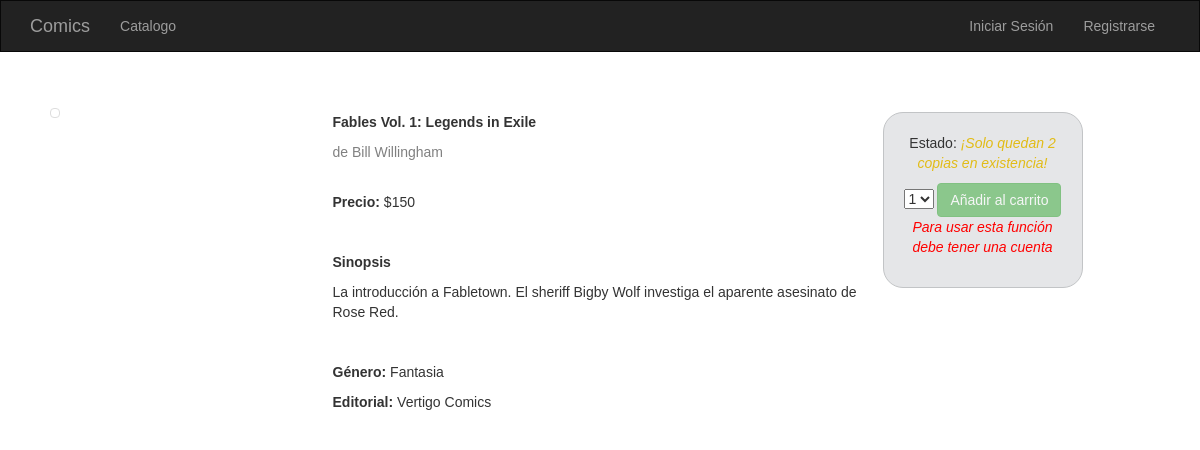
The page /php/comic.php?id=1 on the database its author committed.
### tables this page shows
CREATE TABLE `comics` (
  `id_comic` int(11) NOT NULL AUTO_INCREMENT,
  `titulo` varchar(255) NOT NULL,
  `descripcion` varchar(2550) NOT NULL,
  `imagen` varchar(255) NOT NULL,
  `precio` varchar(45) NOT NULL,
  `cantidad_en_almacen` varchar(45) NOT NULL,
  `editorial` int(11) NOT NULL,
  `autor` int(11) NOT NULL,
  `genero` int(11) NOT NULL,
  PRIMARY KEY (`id_comic`),
  UNIQUE KEY `id_comic_UNIQUE` (`id_comic`),
  KEY `autor_id_idx` (`autor`),
  KEY `editorial_id_idx` (`editorial`),
  KEY `genero_id_idx` (`genero`),
  CONSTRAINT `autor_id` FOREIGN KEY (`autor`) REFERENCES `autor` (`id_autor`) ON DELETE NO ACTION ON UPDATE NO ACTION,
  CONSTRAINT `editorial_id` FOREIGN KEY (`editorial`) REFERENCES `editorial` (`id_editorial`) ON DELETE NO ACTION ON UPDATE NO ACTION,
  CONSTRAINT `genero_id` FOREIGN KEY (`genero`) REFERENCES `editorial` (`id_editorial`) ON DELETE NO ACTION ON UPDATE NO ACTION
);

CREATE TABLE `autor` (
  `id_autor` int(11) NOT NULL AUTO_INCREMENT,
  `nombre` varchar(245) NOT NULL,
  PRIMARY KEY (`id_autor`)
);

CREATE TABLE `genero` (
  `id_genero` int(11) NOT NULL AUTO_INCREMENT,
  `nombre_genero` varchar(255) NOT NULL,
  PRIMARY KEY (`id_genero`)
);

CREATE TABLE `editorial` (
  `id_editorial` int(11) NOT NULL AUTO_INCREMENT,
  `nombre_editorial` varchar(255) NOT NULL,
  PRIMARY KEY (`id_editorial`)
);

### php/comic.php (the view, shortened to what this page needs)
<?php
    include('conexion.php');
    $comicID = $_GET['id'];
    $onStock = true;
    $comics = mysqli_query($con, "SELECT c.id_comic, c.descripcion, c.titulo, c.precio, c.cantidad_en_almacen, c.imagen, a.nombre, g.nombre_genero, e.nombre_editorial FROM comics c, autor a, editorial e, genero g WHERE c.autor = a.id_autor AND e.id_editorial = c.editorial AND g.id_genero=c.genero AND c.id_comic=$comicID");
    $result = mysqli_fetch_array($comics);
    if (isset($_SESSION['userID']) && $_SESSION['userID'] != "" ){
        $userID = $_SESSION['userID'];
        $user = mysqli_query($con, "SELECT u.esAdmin FROM usuarios u WHERE u.id_usuario=$userID");
        $user = mysqli_fetch_array($user);
    } else {
        $user['esAdmin'] = 0;
    }
?>
<!DOCTYPE html>
<html lang="en">
<head>
    <link rel="stylesheet" href="https://maxcdn.bootstrapcdn.com/bootstrap/3.3.7/css/bootstrap.min.css">
    <link rel="stylesheet" href="../css/index.css">
    <link rel="stylesheet" href="../css/comic.css">
</head>
<body>
<nav class="navbar navbar-inverse">
        <div class="container">
            <div class="navbar-header">
            <a class="navbar-brand" href="../index.php">Comics</a>
            </div>
            <div class="collapse navbar-collapse" id="bs-example-navbar-collapse-1">
                <ul class="nav navbar-nav">
                    <li><a href="./catalogo.php">Catalogo</a></li>
                </ul>
                <ul class="nav navbar-nav navbar-right">
                    <?php if (isset($_SESSION['userID']) && $_SESSION['userID'] != "") { ?>
                        <?php if ($user['esAdmin']) { ?>
                            <li><a href="./admin.php?method=Añadir">Añadir comic</a></li>
                            <li class="dropdown">
                                <a href="#" class="dropdown-toggle" data-toggle="dropdown" role="button" aria-haspopup="true" aria-expanded="false">Admin<span class="caret"></span></a>
                                <ul class="dropdown-menu">
                                    <li><a href="./historial.php">Historial de compras</a></li>
                                    <li role="separator" class="divider"></li>
                                    <li><a href="./cerrar-sesion.php">Cerrar Sesión</a></li>
                                </ul>
                            </li>
                        <?php } else {?>
                            <li><a href="./carrito.php">Carrito</a></li>
                            <li class="dropdown">
                                <a href="#" class="dropdown-toggle" data-toggle="dropdown" role="button" aria-haspopup="true" aria-expanded="false">Mi cuenta<span class="caret"></span></a>
                                <ul class="dropdown-menu">
                                    <li><a href="./cuenta.php">Mi cuenta</a></li>
                                    <li role="separator" class="divider"></li>
                                    <li><a href="./cerrar-sesion.php">Cerrar Sesión</a></li>
                                </ul>
                            </li>
                        <?php }
                        }  else { ?>
                        <li><a href="./iniciar-sesion.php">Iniciar Sesión</a></li>
                        <li><a href="./registro.php">Registrarse</a></li>
                    <?php }?>
                </ul>
            </div>
        </div>
    </nav>
    <div class="container-comic">
        <div class="row">
            <div class="col-xs-11 col-sm-5 col-lg-3 col-md-3">
                <img class="img-thumbnail comic-info-img" src="<?php echo $result['imagen']?>" alt="">
            </div>
            <div class="col-xs-11 col-sm-4 col-lg-6 col-md-5 comic-info" >
                <div class="title">
                    <p class="comic-title"><?php echo $result['titulo']?></p>
                    <p class="comic-author">de <?php echo $result['nombre']?></p>
                </div>
                <div class="price">
                 <p><strong>Precio:</strong> $<?php echo $result['precio']?></p>
                </div>
                <div class="description">
                    <p><strong>Sinopsis</strong></p>
                    <p><?php echo $result['descripcion']?></p>
                </div>
                <div class="publisher">
                    <p class="genre"><strong>Género:</strong> <?php echo $result['nombre_genero']?></p>
                    <p class="editorial"><strong>Editorial:</strong> <?php echo $result['nombre_editorial']?></p>
                </div>
            </div>
            <?php if (!$user['esAdmin']) { ?>
                <div class="col-xs-12 col-sm-3 col-lg-3 col-md-2 cart-button">
                    <?php if ($result['cantidad_en_almacen'] == 0) { $onStock=false?>
                        <p>Estado: <span class="not-available">No Disponible</span></p>
                    <?php } else if ($result['cantidad_en_almacen'] < 6) {?>
                        <p>Estado: <span class="warning">¡Solo quedan <?php echo $result['cantidad_en_almacen']?> copias en existencia!</span></p>
                    <?php } else { ?>
                        <p>Estado: <span class="available">Disponible!</span></p>
                    <?php } ?>
                    <form action="./carrito.php" method="POST">
                        <?php if ($result['cantidad_en_almacen']) {?>
                            <select name="quantity" id="quantity">
                                <?php for($i = 1; $i <= $result['cantidad_en_almacen']; $i++) { ?>
                                        <option value="<?php echo $i ?>"><?php echo $i ?></option>
                                <?php } ?>
                            </select>
                        <?php } ?>
                        <?php if (isset($_SESSION['userID']) && $_SESSION['userID'] != "" ) { ?>
                            <button class="btn btn-success" <?php if (!$onStock) echo "disabled"?>>Añadir al carrito</button>
                        <?php } else { ?>
                            <button class="btn btn-success" disabled>Añadir al carrito</button>
                            <p class="not-available">Para usar esta función debe tener una cuenta</p>
                        <?php } ?>
                    </form>
                </div>
            <?php } ?>
        </div>
    </div>
</body>
</html>

### css/index.css (style rules this page uses)
.navbar { border-radius: 0; margin:0; }
* { box-sizing: border-box }
body { font-family: Verdana, sans-serif; margin: 0 }

### css/comic.css (style rules this page uses)
.comic-info-img { max-width: 250px; }
.warning { color: #e2bc16; font-style: italic; font-size: 14px; }
.not-available { color: red; font-style: italic; font-size: 14px; }
.container-comic { margin: 50px auto; max-width: 1100px; }
.comic-info, .cart-button { margin-top: 10px; }
.comic-title { font-weight: bold; }
.comic-author { color: grey; margin-bottom: 30px; }
.description, .publisher { margin-top: 40px; }
.cart-button { background:#e5e6e8; max-width: 200px; border: 1px solid #c2c4c6; padding: 20px; border-radius: 20px; text-align: center; }

### rows shown on the page
comics: titulo "Fables Vol. 1: Legends in Exile", autor.nombre "Bill Willingham", precio "150", descripcion "La introducción a Fabletown. El sheriff Bigby Wolf investiga el aparente asesinato de Rose Red.", genero.nombre_genero "Fantasia", editorial.nombre_editorial "Vertigo Comics", cantidad_en_almacen "2"

### other values the page prints
form field quantity "1"
